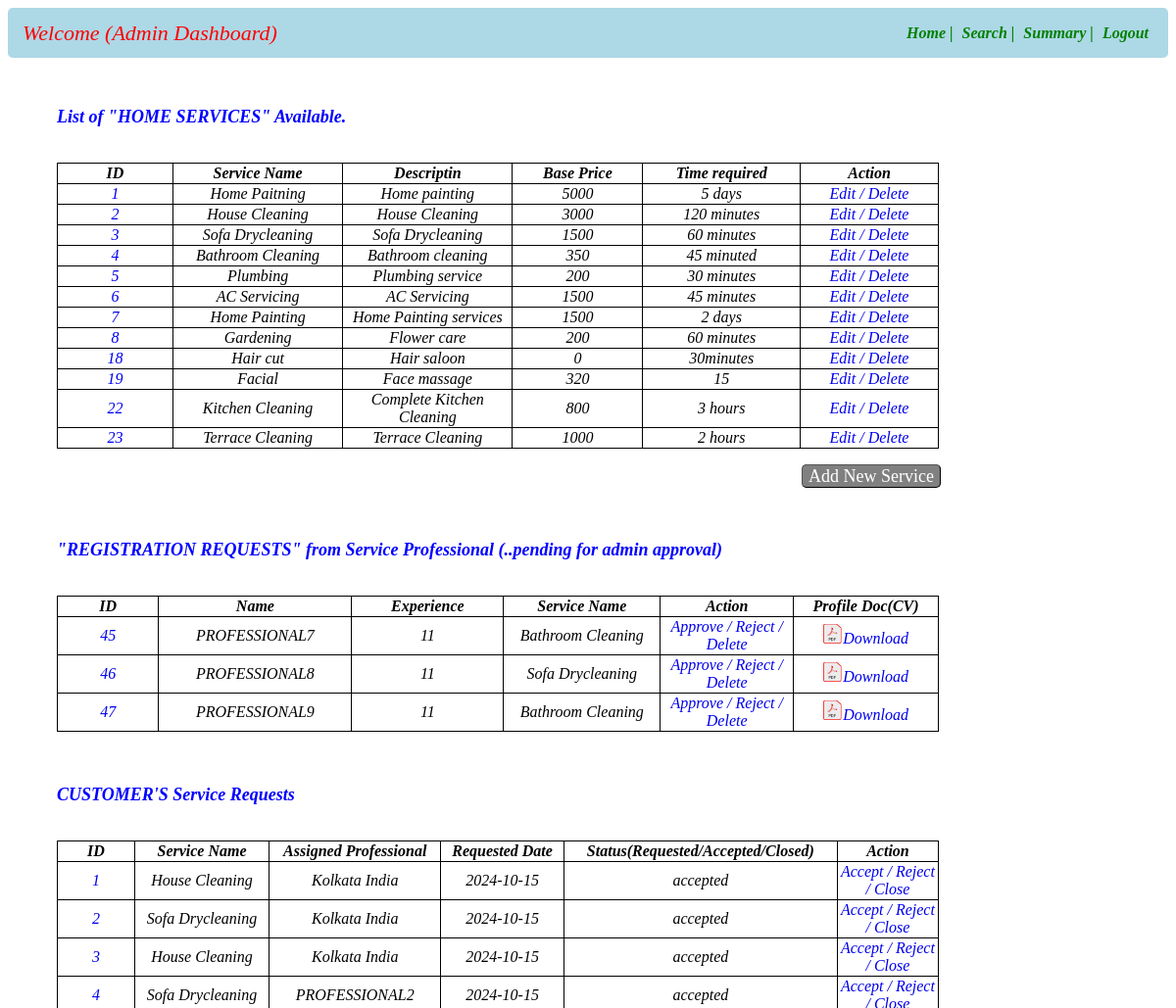
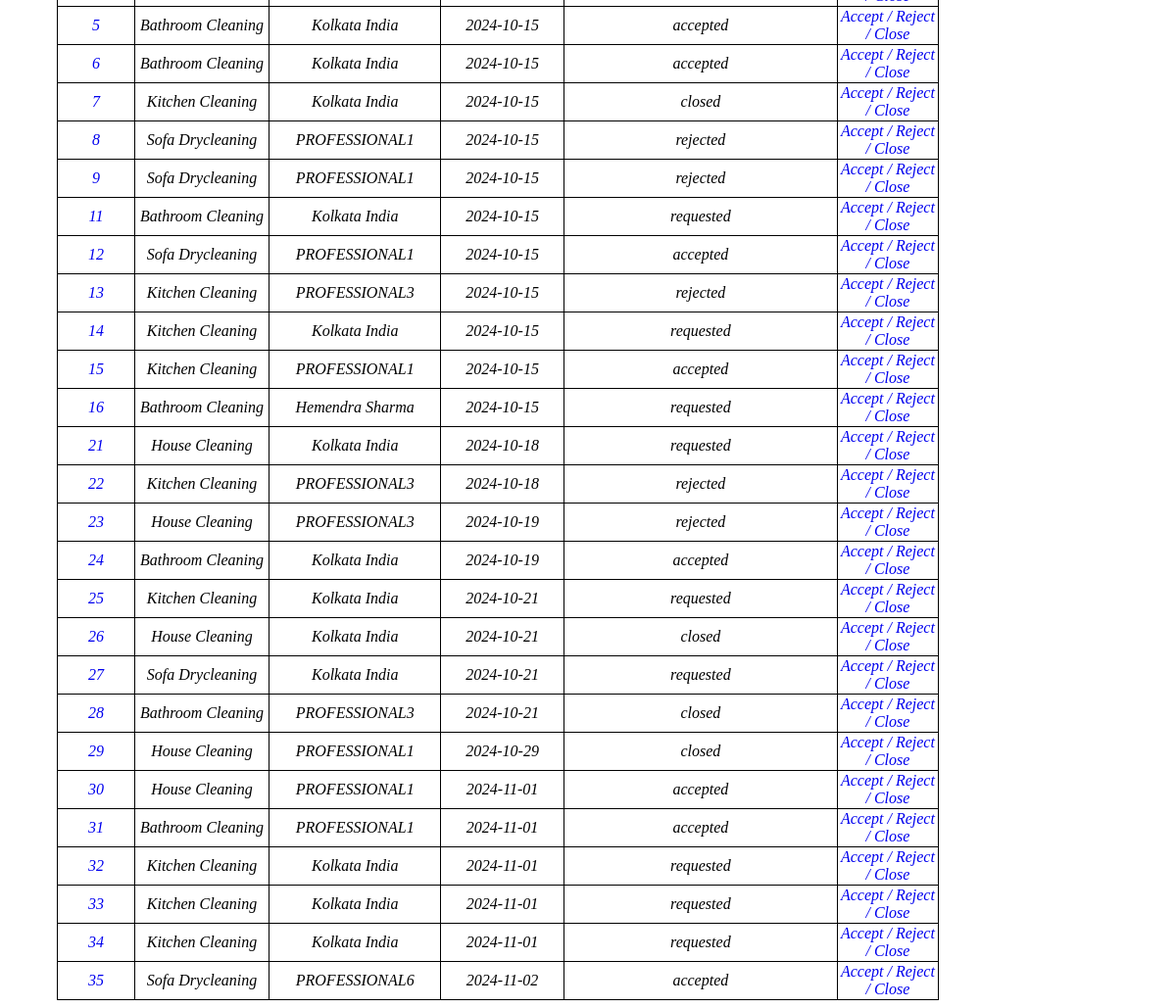
The page /admindashboard on the database as committed earlier (2 pictures, top to bottom).
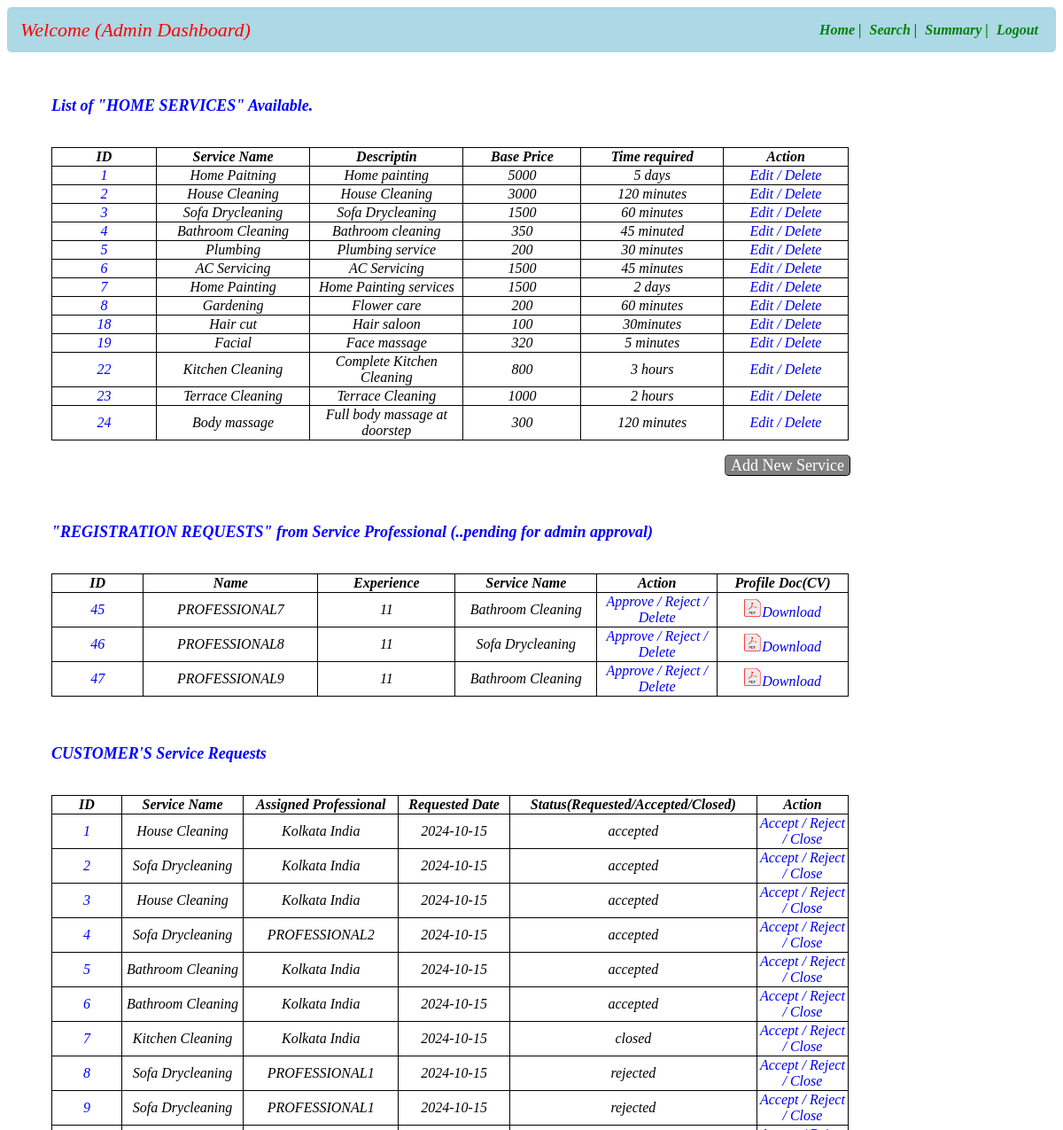
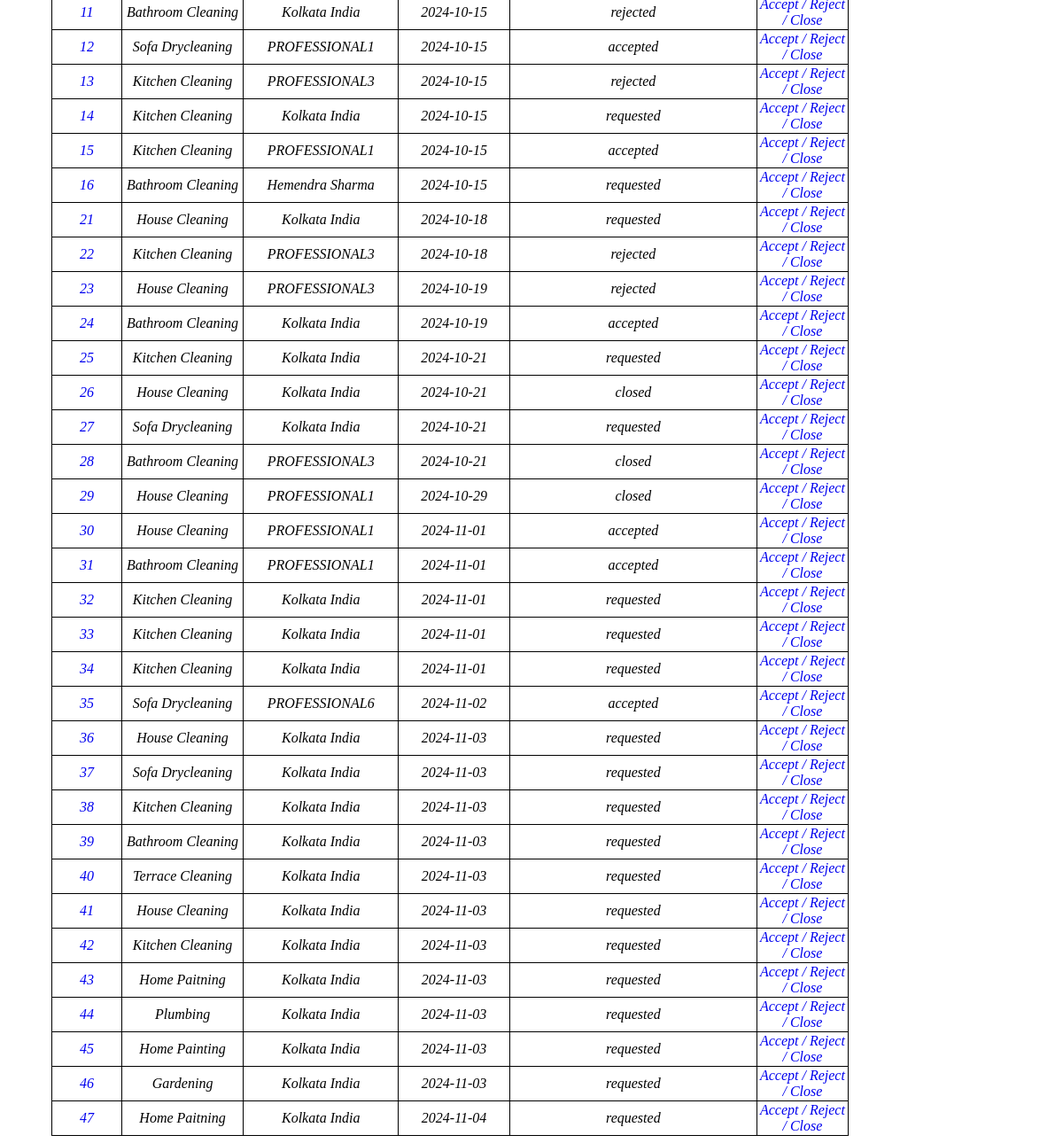
The same page on the database as committed later (2 pictures, top to bottom).
### app.py (models this page shows)
class Service_Info(db.Model):
    __tablename__="service_info"
    id=db.Column(db.Integer,primary_key=True)
    servicename=db.Column(db.String,nullable=False)
    description=db.Column(db.String,nullable=False)
    baseprice=db.Column(db.Integer,nullable=False)
    time_required=db.Column(db.String,nullable=False)
    service_type=db.Column(db.String,nullable=False)

class User_Info(db.Model):
    __tablename__="user_info"
    id=db.Column(db.Integer,primary_key=True)
    email=db.Column(db.String,nullable=False)
    full_name=db.Column(db.String,nullable=False)
    user_name=db.Column(db.String,unique=True,nullable=False)
    service_name=db.Column(db.String,nullable=False)
    experience=db.Column(db.Integer,nullable=False)
    pwd=db.Column(db.String,nullable=False)
    add=db.Column(db.String,nullable=True)
    pincode=db.Column(db.String,nullable=False)
    role=db.Column(db.Integer,nullable=False,default=1)
    status=db.Column(db.String,unique=True)
    location=db.Column(db.String,nullable=False)
    reviews=db.Column(db.String,nullable=False)
    phone_number=db.Column(db.Integer,nullable=False)

class Customer_Service_Request(db.Model):
    __tablename__="customer_service_request"
    id=db.Column(db.Integer,primary_key=True)
    service_id=db.Column(db.Integer,db.ForeignKey(Service_Info.id),nullable=False)
    customer_id=db.Column(db.Integer,db.ForeignKey(User_Info.id),nullable=False)
    professional_id=db.Column(db.Integer,db.ForeignKey(User_Info.id),nullable=False)
    date_of_request=db.Column(db.String,nullable=False)
    date_of_completion=db.Column(db.String,nullable=False)
    service_status=db.Column(db.String,nullable=False)
    remarks=db.Column(db.String)
    location=db.Column(db.String,nullable=False)
    ratings=db.Column(db.String,nullable=False)

### app.py (the view)
@app.route("/admindashboard")
def admin_dashboard():
    crole=1
    prole=2
    status="requested"
    servname=Service_Info.query.all()
    professional=User_Info.query.filter_by(role=prole,status=status)
    user=User_Info.query.all()
    customerservicerequests=Customer_Service_Request.query.all()
    return render_template("admin_dashboard.html",servicename=servname,professional=professional,cservice=customerservicerequests,user=user)

### templates/admin_dashboard.html (shortened to what this page needs)
<!DOCTYPE html>
<html lang="en">
<head>
</head>
<body>
    <div id="header">
        <nav class="navbar">
            <div class="navdiv">
                <div class="logo">Welcome {{admin_name}} (Admin Dashboard)</div>
                <ul>
                    <li><a href="/admindashboard">Home |</a></li>
                    <li><a href="/adminsearch">Search |</a></li>
                    <li><a href="/adminsummary">Summary |</a></li>
                    <li><a href="/login">Logout</a></li>
                </ul>
            </div>
        </nav>
    </div>
    <div id="main">
        <div id="service"><h3>List of "HOME SERVICES" Available.</h3></div>
        <br>
        <table id = "service-table">
            <thead id="th">
                <tr>
                    <th>ID</th>
                    <th>Service Name</th>
                    <th>Descriptin</th>
                    <th>Base Price</th>
                    <th>Time required</th>
                    <th>Action</th>
                </tr>
            </thead>
            <tbody id="td">
                {% for entry in servicename %}
                <tr>
                    <td><a href="/viewservice/{{entry.id}}">{{entry["id"]}}</a></td>
                    <td>{{entry["servicename"]}}</td>
                    <td>{{entry["description"]}}</td>
                    <td>{{entry["baseprice"]}}</td>
                    <td>{{entry["time_required"]}}</td>
                    <td>
                        <a href="/viewservice/{{entry.id}}/edit" type="button">Edit /</a>
                        <a href="/viewservice/{{entry.id}}/delete" type="button">Delete</a>
                    </td>
                </tr>
                {% endfor %}
          </table>
          <br>
          <div id="nservice">
            <a  id ="anchor1" class="button" href="/addservice">Add New Service</a>
          </div>
          <br><br>
          <div id="professional"><h3>"REGISTRATION REQUESTS" from Service Professional
            (..pending for admin approval)</h3> </div>
          <br>
          <table id = "professionals-table">
            <thead id="th">
                <tr>
                    <th>ID</th>
                    <th>Name</th>
                    <th>Experience</th>
                    <th>Service Name</th>
                    <th>Action</th>
                    <th>Profile Doc(CV)</th>
                </tr>
            </thead>
            <tbody id="td">
                {% for entry in professional %}
                <tr>
                    <td><a href="/viewprofessional/{{entry.id}}">{{entry["id"]}}</a></td>
                    <td>{{entry["full_name"]}}</td>
                    <td>{{entry["experience"]}}</td>
                    <td>{{entry["service_name"]}}</td>
                    <td>
                        <a href="/viewprofessional/{{entry.id}}/approve" type="button">Approve /</a>
                        <a href="/viewprofessional/{{entry.id}}/reject" type="button">Reject /</a>
                        <a href="/viewprofessional/{{entry.id}}/delete" type="button">Delete</a>
                    </td>
                    <td><a href="\MADI Project\cv.pdf" download="cv.pdf"><img src="/static/images/pdficon.PNG" alt="Image-5" height="20px" width="20px">Download</a></td>
                </tr>
                {% endfor %}
          </table>
          <br><br>
          <div id="servicerequest"><h3>CUSTOMER'S Service Requests</h3></div>
          <br>
          <table id = "servicerequests-table">
            <thead id="th">
                <tr>
                    <th>ID</th>
                    <th>Service Name</th>
                    <th>Assigned Professional</th>
                    <th>Requested Date</th>
                    <th>Status(Requested/Accepted/Closed)</th>
                    <th>Action</th>
                </tr>
            </thead>
            <tbody id="td">
                {% for entry in cservice %}
                    {% for usr in user %}
                        {% if entry.professional_id==usr.id %}
                            {% for servname in servicename %}
                                {% if entry.service_id==servname.id%}
                                    <tr>
                                        <td><a href="/viewcustomerservicerequests/{{entry.id}}">{{entry["id"]}}</a></td>
                                        <td>{{servname["servicename"]}}</td>
                                        <td>{{usr["full_name"]}}</td>
                                        <td>{{entry["date_of_request"]}}</td>
                                        <td>{{entry["service_status"]}}</td>
                                        <td>
                                            <a href="/viewcustomerservicerequests/{{entry.id}}/accept">Accept /</a>
                                            <a href="/viewcustomerservicerequests/{{entry.id}}/reject">Reject /</a>
                                            <a href="/viewcustomerservicerequests/{{entry.id}}/close">Close</a>
                                        </td>
                                    </tr>
                                {% endif %}
                            {% endfor %}
                        {% endif %}
                    {% endfor %}
                {% endfor %}
          </table>
    </div>
</body>
</html>

### templates/admin_dashboard.html (style rules this page uses)
* { text-decoration: none; }
.navbar { background-color: lightblue; padding-right: 15px; padding-left: 15px; border-radius: 5px; }
ul li { vertical-align: middle; }
.navdiv { display:flex; align-items: center; justify-content: space-between; }
.logo { font-size: 22px; color: red; font-style: italic; }
li { list-style: none; display: inline; }
li a { color: green; font-size: 16px; font-style: italic; margin-right: 5px; font-weight: bold; }
#anchor1 { border:1px font-size: 22px; font-style:bold italic; text-align: center; margin-left: 810px; color: white; }
table ,th, td { text-align: center; font-style: italic; width:900px; margin-left: 50px; border-radius: 10px; border-color: blue; border: 1px solid black; border-collapse: collapse ; }
#service { margin-left: 50px; margin-top: 50px; font-style: italic; font-size: 20px; color: blue; }
#professional { margin-left: 50px; font-style: italic; font-size: 20px; color: blue; }
#servicerequest { margin-left: 50px; font-style: italic; font-size: 20px; color: blue; }
a.button { padding: 1px 6px; border: 1px outset buttonborder; border-radius: 5px; color: black; background-color: gray; text-decoration: none; font-size:18px }
h3 { font-size:18px; }

Rows that differ between the two databases and show on the page:
changed Service_Info "Hair cut": baseprice "0" → "100"
changed Service_Info "Facial": time_required "15" → "5 minutes"
added Service_Info: id "24", servicename "Body massage", description "Full body massage at doorstep", baseprice "300", time_required "120 minutes", shown under "List of \"HOME SERVICES\" Available."
changed Customer_Service_Request id 11: service_status "requested" → "rejected"
added Customer_Service_Request: id "36", date_of_request "2024-11-03", service_status "requested", Service_Info (servicename "House Cleaning", {{ usr["full_name"] }} "Kolkata India")
added Customer_Service_Request: id "37", date_of_request "2024-11-03", service_status "requested", Service_Info (servicename "Sofa Drycleaning", {{ usr["full_name"] }} "Kolkata India")
added Customer_Service_Request: id "38", date_of_request "2024-11-03", service_status "requested", Service_Info (servicename "Kitchen Cleaning", {{ usr["full_name"] }} "Kolkata India")
added Customer_Service_Request: id "39", date_of_request "2024-11-03", service_status "requested", Service_Info (servicename "Bathroom Cleaning", {{ usr["full_name"] }} "Kolkata India")
added Customer_Service_Request: id "40", date_of_request "2024-11-03", service_status "requested", Service_Info (servicename "Terrace Cleaning", {{ usr["full_name"] }} "Kolkata India")
added Customer_Service_Request: id "41", date_of_request "2024-11-03", service_status "requested", Service_Info (servicename "House Cleaning", {{ usr["full_name"] }} "Kolkata India")
added Customer_Service_Request: id "42", date_of_request "2024-11-03", service_status "requested", Service_Info (servicename "Kitchen Cleaning", {{ usr["full_name"] }} "Kolkata India")
added Customer_Service_Request: id "43", date_of_request "2024-11-03", service_status "requested", Service_Info (servicename "Home Paitning", {{ usr["full_name"] }} "Kolkata India")
added Customer_Service_Request: id "44", date_of_request "2024-11-03", service_status "requested", Service_Info (servicename "Plumbing", {{ usr["full_name"] }} "Kolkata India")
added Customer_Service_Request: id "45", date_of_request "2024-11-03", service_status "requested", Service_Info (servicename "Home Painting", {{ usr["full_name"] }} "Kolkata India")
added Customer_Service_Request: id "46", date_of_request "2024-11-03", service_status "requested", Service_Info (servicename "Gardening", {{ usr["full_name"] }} "Kolkata India")
added Customer_Service_Request: id "47", date_of_request "2024-11-04", service_status "requested", Service_Info (servicename "Home Paitning", {{ usr["full_name"] }} "Kolkata India")
